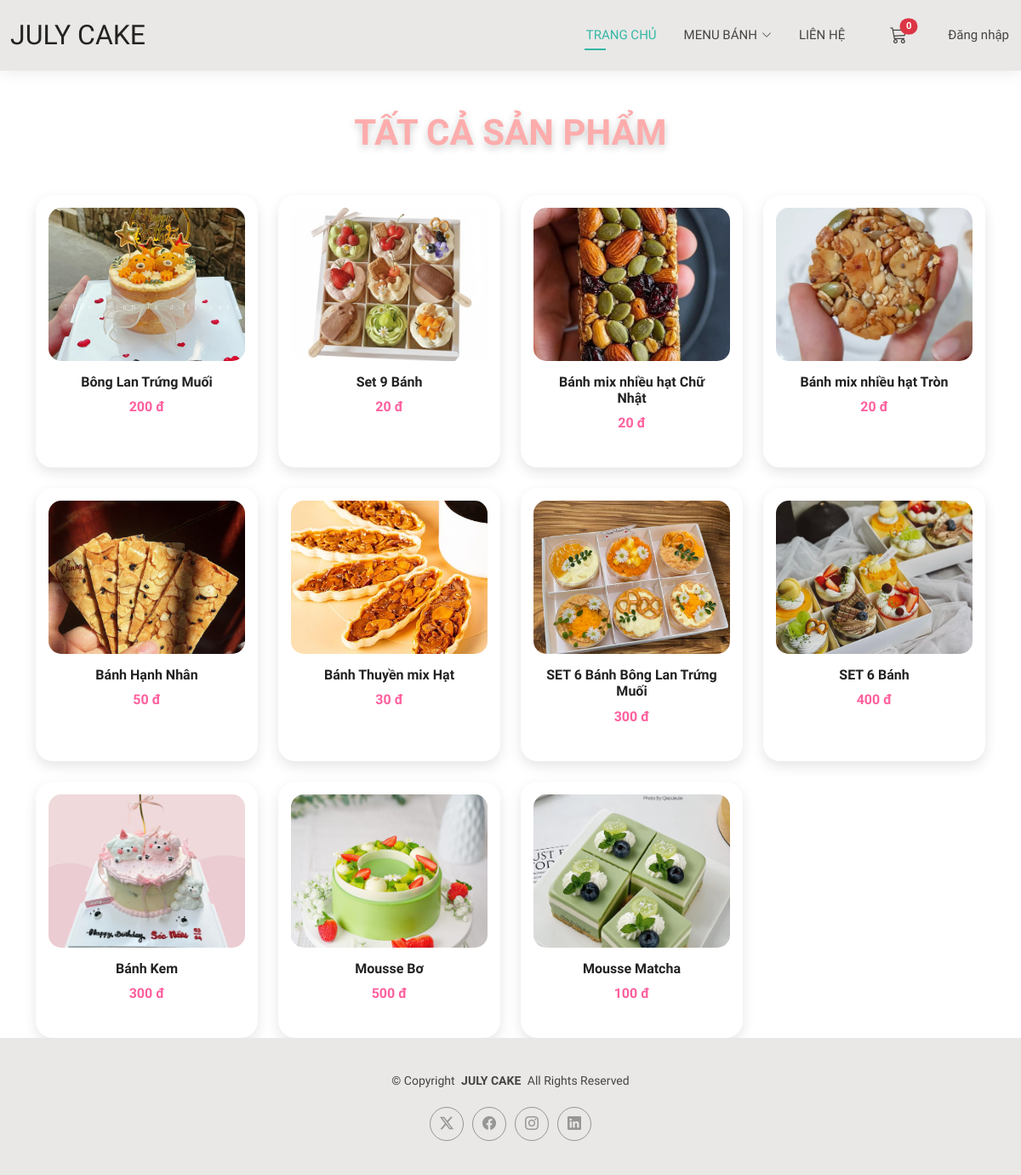
Before: /products/ with the older database file.
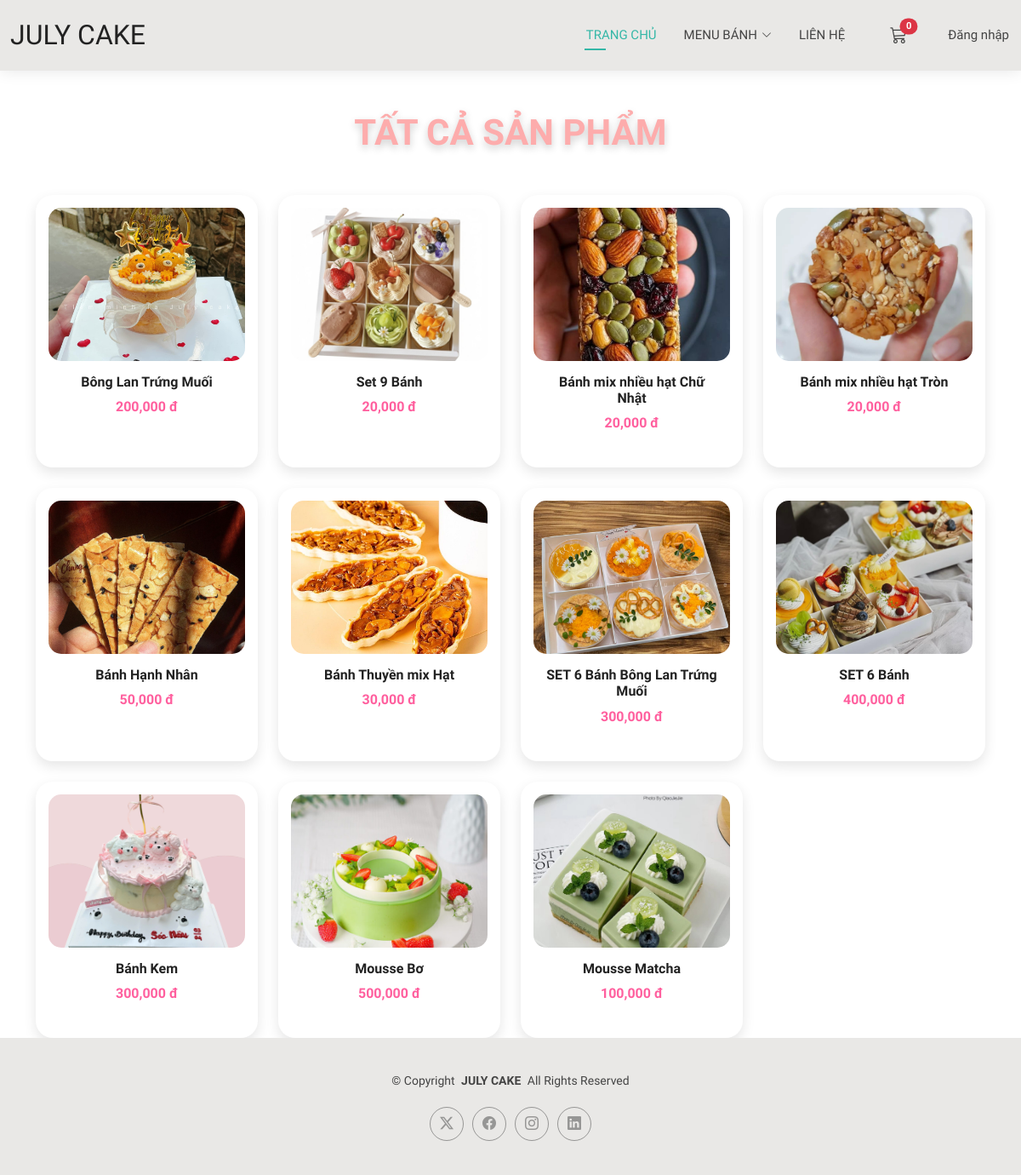
After: the same page with the newer database file.
### products/models.py (models this page shows, shortened)
class Product(models.Model):
    name = models.CharField(max_length=255)
    slug = models.SlugField(max_length=255, unique=True, blank=True)
    description = models.TextField(blank=True)
    price = models.DecimalField(max_digits=12, decimal_places=3, default=0)
    stock = models.PositiveIntegerField(default=0)
    image = models.ImageField(upload_to='products/', null=True, blank=True)
    categories = models.ManyToManyField(Category, related_name='products', blank=True)
    created_at = models.DateTimeField(auto_now_add=True)
    sizes = models.ManyToManyField(CakeSize, blank=True)
    class Meta:
        ordering = ['-created_at']

### products/views.py (the view)
# urls.py: path("products/", include("products.urls", namespace="products")),
def products(request):
    qs = Product.objects.all()
    return render(request, 'products/products.html', {'products': qs})

### cart/context_processors.py (called while the page is built)
def cart_count(request):
    if getattr(request, 'user', None) and request.user.is_authenticated:
        total = CartItem.objects.filter(cart__user=request.user).aggregate(total=Sum('quantity'))['total'] or 0
    else:
        cart = request.session.get('cart', {})
        try:
            total = sum(int(item.get('quantity', 0) or 0) for item in cart.values())
        except Exception:
            total = 0
    return {'cart_count': int(total)}

### products/templates/products/products.html
{% extends 'base.html' %}
{% load humanize %}
{% load static %}
{% block extra_css %}
<link rel="stylesheet" href="{% static 'products/css/product.css' %}">
{% endblock %}
{% block content %}
<div class="container mt-5">
  <h2 class="hero-title d-flex align-items-center justify-content-center mb-5">
  <span>TẤT CẢ SẢN PHẨM</span>
</h2>
  <div class="row g-4">
    {% for product in products %}
      <div class="col-lg-3 col-md-4 col-sm-6">
        <div class="product-card">
          <div class="product-thumb">
            <a href="{% url 'products:product_detail' product.slug %}">
              <img src="{{ product.image.url }}" alt="{{ product.name }}">
            </a>
          </div>
          <div class="product-body">
            <h6>{{ product.name }}</h6>
            <p class="price">{{ product.price|floatformat:"0"|intcomma }} đ</p>
          </div>
        </div>
      </div>
    {% empty %}
      <p class="text-center text-muted">Không có sản phẩm nào.</p>
    {% endfor %}
  </div>
</div>
{% endblock %}

### templates/base.html (shortened to what this page needs)
{% load static %}
<!DOCTYPE html>
<html lang="en">
<head>
  <link href="{% static 'assets/vendor/bootstrap/css/bootstrap.min.css' %}" rel="stylesheet">
  <link href="{% static 'assets/vendor/bootstrap-icons/bootstrap-icons.css' %}" rel="stylesheet">
  <link href="{% static 'assets/vendor/aos/aos.css' %}" rel="stylesheet">
  <link href="{% static 'assets/vendor/swiper/swiper-bundle.min.css' %}" rel="stylesheet">
  <link href="{% static 'assets/vendor/glightbox/css/glightbox.min.css' %}" rel="stylesheet">
  <link href="{% static 'assets/css/main.css' %}" rel="stylesheet">
    {% block extra_css %}{% endblock %}
</head>
<body>
<header id="header" class="header d-flex align-items-center light-background sticky-top">
  <div class="container-fluid position-relative d-flex align-items-center justify-content-between">
    <a href="{% url 'home:index' %}" class="logo d-flex align-items-center me-auto me-xl-0">
      <h1 class="sitename">JULY CAKE</h1>
    </a>
    <nav id="navmenu" class="navmenu">
      <ul>
        <li><a href="{% url 'home:index' %}" class="active">TRANG CHỦ</a></li>
        <li class="dropdown">
          <a href="{% url 'products:list' %}"><span>MENU BÁNH</span> <i class="bi bi-chevron-down toggle-dropdown"></i></a>
        </li>
        <li><a href="{% url 'home:contact' %}">LIÊN HỆ</a></li>
        <li class="ms-3">
          <a href="{% url 'cart:detail' %}" class="position-relative">
            <i class="bi bi-cart3 fs-5"></i>
            <span class="position-absolute top-0 start-100 translate-middle badge rounded-pill bg-danger">
              {% if cart_count %}{{ cart_count }}{% else %}0{% endif %}
            </span>
          </a>
        </li>
        {% if user.is_authenticated %}
         <li class="nav-item dropdown">
              <a class="nav-link dropdown-toggle d-flex align-items-center" href="#" id="userDropdown" role="button" data-bs-toggle="dropdown" aria-expanded="false">
                <i class="bi bi-person-circle fs-5 me-1"></i>
                {{ user.username }}
              </a>
              <ul class="dropdown-menu dropdown-menu-end" aria-labelledby="userDropdown">
                <li class="dropdown-item-text text-center">
                  <strong>{{ user.username }}</strong><br>
                  <small class="text-muted">{{ user.email }}</small>
                </li>
                <li><hr class="dropdown-divider"></li>
                <li>
                  <a href="{% url 'payments:customer_order_list' %}" class="dropdown-item">
                    <i class="bi bi-list-check me-2"></i> Theo dõi đơn hàng
                  </a>
                </li>
                <li><hr class="dropdown-divider"></li>
                <li>
                  <a href="{% url 'home:logout' %}" class="dropdown-item text-danger">
                    <i class="bi bi-box-arrow-right me-2"></i> Đăng xuất
                  </a>
                </li>
              </ul>
            </li>
        {% else %}
          <li class="ms-3">
            <a href="{% url 'home:login' %}"> Đăng nhập</a>
          </li>
        {% endif %}
      </ul>
    </nav>
  </div>
</header>
{% block content %}
{% endblock %}
<footer id="footer" class="footer light-background">
  <div class="container">
    <div class="copyright text-center">
      <p>© <span>Copyright</span> <strong class="px-1 sitename">JULY CAKE</strong> <span>All Rights Reserved<br></span></p>
    </div>
    <div class="social-links d-flex justify-content-center">
      <a href=""><i class="bi bi-twitter-x"></i></a>
      <a href="https://www.facebook.com/TiemminhlaJulycake"><i class="bi bi-facebook"></i></a>
      <a href="https://www.instagram.com/tiemminhlajulycake/"><i class="bi bi-instagram"></i></a>
      <a href=""><i class="bi bi-linkedin"></i></a>
    </div>
  </div>
</footer>
</body>
</html>

### first_project/static/assets/css/main.css (style rules this page uses)
:root { --default-font: "Roboto", system-ui, -apple-system, "Segoe UI", Roboto, "Helvetica Neue", Arial, "Noto Sans", "Liberation Sans", sans-serif, "Apple Color Emoji", "Segoe UI Emoji", "Segoe UI Symbol", "Noto Color Emoji"; --heading-font: "Raleway", sans-serif; --nav-font: "Poppins", sans-serif; }
:root { --background-color: #ffffff; --default-color: #444444; --heading-color: #222222; --accent-color: #34b7a7; --surface-color: #ffffff; --contrast-color: #ffffff; }
:root { --nav-color: #444444; --nav-hover-color: #34b7a7; --nav-mobile-background-color: #ffffff; --nav-dropdown-background-color: #ffffff; --nav-dropdown-color: #444444; --nav-dropdown-hover-color: #34b7a7; }
.light-background { --background-color: #e9e8e6; --surface-color: #ffffff; }
:root { scroll-behavior: smooth; }
body { color: var(--default-color); background-color: var(--background-color); font-family: var(--default-font); }
a { color: var(--accent-color); text-decoration: none; transition: 0.3s; }
h1, h2, h3, h4, h5, h6 { color: var(--heading-color); font-family: var(--heading-font); }
.header { color: var(--default-color); background-color: var(--background-color); padding: 15px 0; transition: all 0.5s; z-index: 997; box-shadow: 0px 0 18px rgba(0, 0, 0, 0.1); }
.header .logo { line-height: 1; }
.header .logo h1 { font-size: 32px; margin: 0; font-weight: 300; text-transform: uppercase; color: var(--heading-color); }
@media (max-width: 1200px) { .header .logo { order: 1; } }
@media (max-width: 1200px) { .header .navmenu { order: 3; } }
@media (min-width: 1200px) { .navmenu { padding: 0; } }
@media (min-width: 1200px) { .navmenu ul { margin: 0; padding: 0; display: flex; list-style: none; align-items: center; } }
@media (min-width: 1200px) { .navmenu li { position: relative; } }
@media (min-width: 1200px) { .navmenu>ul>li { white-space: nowrap; padding: 15px 14px; } }
@media (min-width: 1200px) { .navmenu>ul>li:last-child { padding-right: 0; } }
@media (min-width: 1200px) { .navmenu a, .navmenu a:focus { color: var(--nav-color); font-size: 15px; padding: 0 2px; font-family: var(--nav-font); font-weight: 400; display: flex; align-items: center; justify-content: space-between; white-space: nowrap; transition: 0.3s; position: relative; } }
@media (min-width: 1200px) { .navmenu a i, .navmenu a:focus i { font-size: 12px; line-height: 0; margin-left: 5px; transition: 0.3s; } }
@media (min-width: 1200px) { .navmenu>ul>li>a:before { content: ""; position: absolute; height: 2px; bottom: -6px; left: 0; background-color: var(--nav-hover-color); visibility: hidden; width: 0px; transition: all 0.3s ease-in-out 0s; } }
@media (min-width: 1200px) { .navmenu a:hover:before, .navmenu li:hover>a:before, .navmenu .active:before { visibility: visible; width: 25px; } }
@media (min-width: 1200px) { .navmenu li:hover>a, .navmenu .active, .navmenu .active:focus { color: var(--nav-hover-color); } }
.footer { color: var(--default-color); background-color: var(--background-color); font-size: 14px; padding: 40px 0; position: relative; }
.footer .copyright p { margin-bottom: 0; }
.footer .social-links { margin-top: 20px; }
.footer .social-links a { display: flex; align-items: center; justify-content: center; width: 40px; height: 40px; border-radius: 50%; border: 1px solid color-mix(in srgb, var(--default-color), transparent 50%); font-size: 16px; color: color-mix(in srgb, var(--default-color), transparent 50%); margin: 0 5px; transition: 0.3s; }

### products/static/products/css/product.css (style rules this page uses)
* { font-family: 'Be Vietnam Pro', -apple-system, BlinkMacSystemFont, "Segoe UI", Roboto, "Helvetica Neue", Arial, sans-serif !important; }
.product-card { background:#fff; border-radius:18px; overflow:hidden; box-shadow:0 10px 25px rgba(0,0,0,0.08); transition:0.3s; height:100%; }
.product-card img { width:100%; height:200px; object-fit:cover; transition:0.3s; }
.product-body { padding:15px; text-align:center; }
.product-body h6 { font-weight:600; margin-bottom:8px; }
.product-body .price { color:#ff5f9e; font-weight:700; margin-bottom:10px; }
.hero-title { color: #FDACAC; font-size:42px; font-weight:700; text-shadow:0 4px 10px rgba(0,0,0,0.2); }
.product-card { background: #fff; border-radius: 20px; padding: 15px; text-align: center; box-shadow: 0 6px 15px rgba(0,0,0,0.1); transition: 0.3s; }
.product-card img { width: 100%; height: 180px; object-fit: cover; border-radius: 15px; }
.product-card p { color: #e53935; font-weight: 700; }

Changed rows visible on the page:
changed Product "Bông Lan Trứng Muối": price "200" → "200,000"
changed Product "Set 9 Bánh": price "20" → "20,000"
changed Product "Bánh mix nhiều hạt Chữ Nhật": price "20" → "20,000"
changed Product "Bánh mix nhiều hạt Tròn": price "20" → "20,000"
changed Product "Bánh Hạnh Nhân": price "50" → "50,000"
changed Product "Bánh Thuyền mix Hạt": price "30" → "30,000"
changed Product "SET 6 Bánh Bông Lan Trứng Muối": price "300" → "300,000"
changed Product "SET 6 Bánh": price "400" → "400,000"
changed Product "Bánh Kem": price "300" → "300,000"
changed Product "Mousse Bơ": price "500" → "500,000"
changed Product "Mousse Matcha": price "100" → "100,000"
